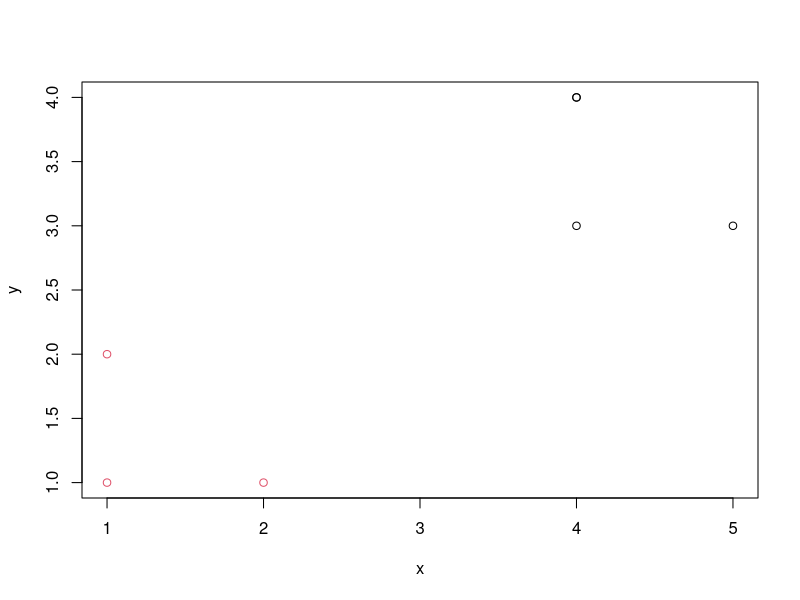

The R script that drew this image:
################################################################################
# KDDM FINAL EXAM - DEC 15 2021
# Shreeya Kokate
# CWID: 20005256
# SECTION A
#
# Problem 1 : (20 points)
#Use R/python to cluster (Algorithm=K-means; K=2) the seven (7) already normalized points 
# in the accompanying table and answer a and b below: (20 points)
# X Y Z
#a 1 1 1
#b 5 3 4
#c 4 4 5
#d 4 3 4
#e 1 2 1
#f 4 4 4
#g 2 1 2

#a. What are the members of each cluster?
#b. What are the coordinates for the cluster centers?
################################################################################

rm(list = ls())

# Create Vector x, y and z for coordinates
x <- c(1,5,4,4,1,4,2)
y <- c(1,3,4,3,2,4,1)
z <- c(1,4,5,4,1,4,2)

#Create new vector which is used to combine x and y
xyz <- cbind(x,y,z)

#Find Euclidean distance
dxyz <- dist(xyz)

#For k=2
c2<-kmeans(xyz,2)

# a. Members of each cluster
c2$cluster

# b. Coordinates for the cluster centers
c2$centers

#plot the clusters
plot(xyz, col=c2$cluster)
